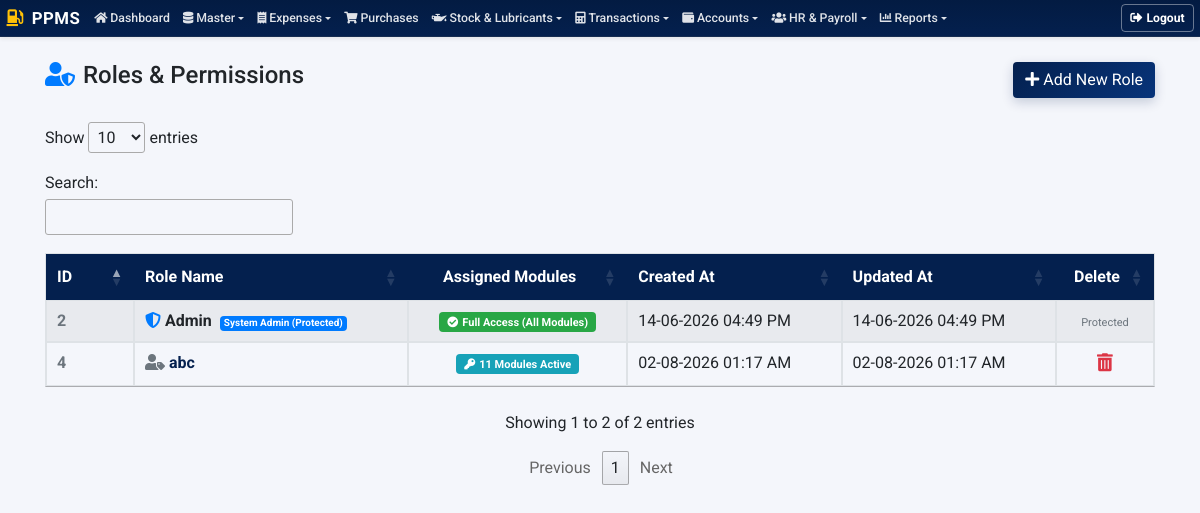
Page /roles/roles-list.php (signed in) on the committed database.
### tables this page shows
CREATE TABLE `tbl_roles` (
  `id` int(11) NOT NULL,
  `name` varchar(128) NOT NULL,
  `created_at` datetime NOT NULL DEFAULT current_timestamp(),
  `updated_at` datetime NOT NULL DEFAULT current_timestamp() ON UPDATE current_timestamp(),
  `deleted_at` datetime DEFAULT NULL
);

### include/permissions.php (called while the page is built, shortened)
<?php
require_once __DIR__ . '/config.php';
function has_permission($module_slug, $action) {
    global $connection;
    $user_id = intval($_SESSION['loggedInUser']);
    $user_res = mysqli_query($connection, "SELECT type, role_id FROM tbl_accounts WHERE id = '$user_id' LIMIT 1");
    if (!$user_res || !($user = mysqli_fetch_assoc($user_res))) {
        return false;
    }
    if (strtolower(trim($user['type'] ?? '')) === 'admin') {
        return true;
    }
    return false;
}
?>

### roles/roles-list.php (the view, shortened to what this page needs)
<?php
require '../include/config.php';
require '../include/permissions.php';
?>
<!DOCTYPE html>
<html lang="en">
  <head>
		<link rel="stylesheet" href="https://stackpath.bootstrapcdn.com/bootstrap/4.3.1/css/bootstrap.min.css">
		<link rel="stylesheet" href="https://cdnjs.cloudflare.com/ajax/libs/font-awesome/5.11.2/css/all.min.css" />
		<link rel="stylesheet" href="https://cdn.datatables.net/1.10.20/css/jquery.dataTables.min.css" />
		<link rel="stylesheet" href="../include/style.css?v=1.0.1" />
	</head>
	<body>
        <?php include('../include/navbar.php');?>
		<main class="main">
			<div class="container pt-4 pb-4">
				<div class="row mb-4 align-items-center">
					<div class="col-md-6">
						<h4><i class="fas fa-user-shield text-primary mr-2"></i>Roles &amp; Permissions</h4>
					</div>
					<div class="col-md-6 text-right">
                        <?php if (has_permission('roles', 'add')): ?>
						<a href="add-role.php" class="btn btn-primary"><i class="fas fa-plus"></i> Add New Role</a>
                        <?php endif; ?>
					</div>
				</div>
				<table id="rolesListTable" class="table table-striped table-bordered">
					<thead>
						<tr>
							<th style="width: 50px;">ID</th>
							<th>Role Name</th>
							<th style="text-align: center;">Assigned Modules</th>
							<th>Created At</th>
							<th>Updated At</th>
                            <?php if (has_permission('roles', 'delete')): ?>
							<th style="text-align: center; width: 60px;">Delete</th>
                            <?php endif; ?>
						</tr>
					</thead>
					<tbody>
						<?php
						$sql = "SELECT r.*,
								       (SELECT COUNT(*) FROM tbl_role_permissions rp WHERE rp.role_id = r.id AND (rp.can_show=1 OR rp.can_add=1 OR rp.can_edit=1 OR rp.can_delete=1)) as perm_count
								FROM tbl_roles r
								ORDER BY r.id ASC";
						$result = mysqli_query($connection, $sql);
						if($result && mysqli_num_rows($result) > 0){
							while($row = mysqli_fetch_assoc($result)){
                                $isAdminRole = ($row['id'] == 1 || strtolower(trim($row['name'])) === 'admin');
                                $canEditRole = has_permission('roles', 'edit') && !$isAdminRole;
                                if ($isAdminRole) {
                                    $roleNameHtml = '<strong><i class="fas fa-shield-alt text-primary mr-1"></i>'.htmlspecialchars($row['name']).'</strong> <span class="badge badge-primary ml-1" style="font-size:10px;">System Admin (Protected)</span>';
                                    $permBadgeHtml = '<span class="badge badge-success px-2 py-1" style="font-size:11px;"><i class="fas fa-check-circle mr-1"></i>Full Access (All Modules)</span>';
                                } else {
                                    $roleNameHtml = $canEditRole
                                        ? '<a href="edit-role.php?id='.$row['id'].'" class="font-weight-bold" style="color: var(--primary-color);"><i class="fas fa-user-tag mr-1 text-muted"></i>'.htmlspecialchars($row['name']).'</a>'
                                        : '<strong>'.htmlspecialchars($row['name']).'</strong>';
                                    $permBadgeHtml = '<span class="badge badge-info px-2 py-1" style="font-size:11px;"><i class="fas fa-key mr-1"></i>'.$row['perm_count'].' Modules Active</span>';
                                }
								echo '
									<tr>
										<td class="font-weight-bold text-muted">'.$row['id'].'</td>
										<td>'.$roleNameHtml.'</td>
										<td class="text-center">'.$permBadgeHtml.'</td>
										<td>'.date("d-m-Y h:i A", strtotime($row['created_at'])).'</td>
										<td>'.date("d-m-Y h:i A", strtotime($row['updated_at'])).'</td>';
                                if (has_permission('roles', 'delete')) {
                                    if ($isAdminRole) {
                                        echo '<td class="text-center"><span class="text-muted" style="font-size:11px;">Protected</span></td>';
                                    } else {
                                        echo '<td class="text-center"><a class="btn btn-large btn-link p-0 text-danger" onclick="deleterole('.$row['id'].')"><i class="fas fa-trash-alt" style="font-size: 18px;"></i></a></td>';
                                    }
                                }
								echo '</tr>';
							}
						}
						?>
					</tbody>
				</table>
			</div>
		</main>
    </body>
</html>

### include/style.css (style rules this page uses)
:root { --primary-color: #04204e; --primary-hover: #07347a; --primary-light: #e6f0fa; --primary-gradient: linear-gradient(135deg, var(--primary-color) 0%, #07347a 100%); --gradient-header: linear-gradient(135deg, var(--primary-color) 0%, #094096 100%); --navy-glass: rgba(4, 32, 78, 0.96); }
body { font-family: 'Roboto', sans-serif; background-color: #f4f6fb; color: #212529; overflow-x: hidden; }
.btn-primary { background-color: #04204e !important; background: var(--primary-gradient) !important; border: none !important; color: #ffffff !important; box-shadow: 0 4px 12px rgba(4, 32, 78, 0.2); transition: all 0.2s ease; }
table thead th, .table thead th { background-color: #04204e !important; color: #ffffff !important; border-color: #04204e !important; vertical-align: middle !important; }

### roles/roles-list.php (style rules this page uses)
.btn-primary { background-color: #04204e !important; background: var(--primary-gradient) !important; border: none !important; color: #fff !important; }
#rolesListTable thead th { background-color: #04204e !important; background: var(--primary-color) !important; color: #fff !important; }

### rows in the picture
tbl_roles: id "2", name "Admin", shows "Full Access (All Modules)", created_at "14-06-2026 04:49 PM", updated_at "14-06-2026 04:49 PM", shows "Protected"
tbl_roles: id "4", name "abc", perm_count "11", created_at "02-08-2026 01:17 AM", updated_at "02-08-2026 01:17 AM"
